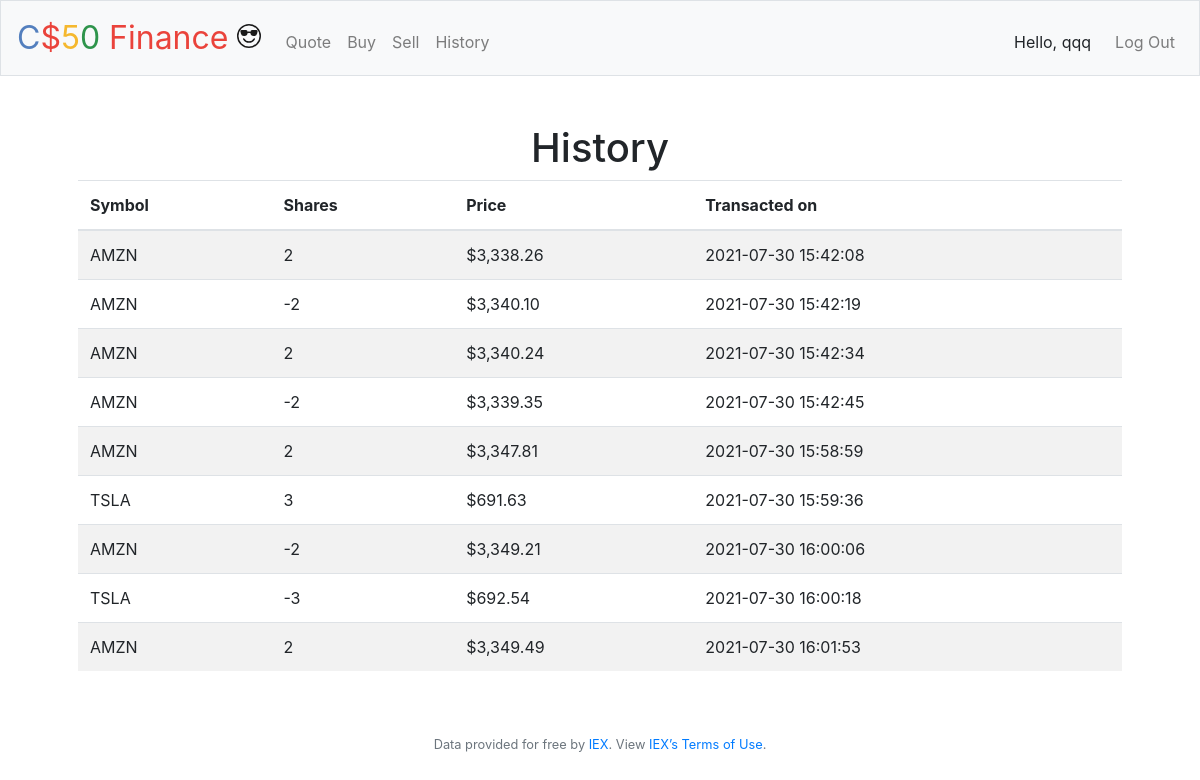
Screenshot of /history (signed in) with the database file from the repository.
### tables this page shows
CREATE TABLE activities (
id INTEGER,
user_id INTEGER NOT NULL,
symbol TEXT NOT NULL,
price NUMERIC NOT NULL,
shares INTEGER NOT NULL,
action TEXT NOT NULL,
cash_before NUMERIC,
cash_after NUMERIC,
date_time TEXT NOT NULL,

PRIMARY KEY (id), FOREIGN KEY(user_id) REFERENCES users(id));

### application.py (the view)
@app.route("/history")
@login_required
def history():
    rows = db.execute("SELECT * FROM activities WHERE user_id = ?", session["user_id"])
    print("\x1b[6;30;42m" + "--------------------------- START HISTORY ---------------------------" + "\x1b[0m")
    print(rows)
    print("\x1b[6;37;41m" + "---------------------------- END HISTORY ----------------------------" + "\x1b[0m")
    return render_template("/history.html", rows=rows)

### application.py (called while the page is built)
@app.after_request
def after_request(response):
    response.headers["Cache-Control"] = "no-cache, no-store, must-revalidate"
    response.headers["Expires"] = 0
    response.headers["Pragma"] = "no-cache"
    return response

### helpers.py (called while the page is built)
def login_required(f):
    @wraps(f)
    def decorated_function(*args, **kwargs):
        if session.get("user_id") is None:
            return redirect("/login")
        return f(*args, **kwargs)
    return decorated_function

def usd(value):
    return f"${value:,.2f}"

### templates/history.html (shortened to what this page needs)
{% extends "layout.html" %}
{% block main %}
    <h1>History</h1>
    <table class="table table-striped text-left">
        <thead>
            <tr>
                <th>Symbol</th>
                <th>Shares</th>
                <th>Price</th>
                <th>Transacted on</th>
            </tr>
        </thead>
        <tbody>
            {% for row in rows %}
            <tr>
                <td>
                    {{row.symbol}}
                </td>
                <td>
                    {{row.shares}}
                </td>
                <td>
                    {{row.price | usd}}
                </td>
                <td>
                    {{row.date_time}}
                </td>
            </tr>
            {% endfor %}
        </tbody>
    </table>
{% endblock %}

### rows the page displays
activities: symbol "AMZN", shares "2", price "$3,338.26", date_time "2021-07-30 15:42:08"
activities: symbol "AMZN", shares "-2", price "$3,340.10", date_time "2021-07-30 15:42:19"
activities: symbol "AMZN", shares "2", price "$3,340.24", date_time "2021-07-30 15:42:34"
activities: symbol "AMZN", shares "-2", price "$3,339.35", date_time "2021-07-30 15:42:45"
activities: symbol "AMZN", shares "2", price "$3,347.81", date_time "2021-07-30 15:58:59"
activities: symbol "TSLA", shares "3", price "$691.63", date_time "2021-07-30 15:59:36"
activities: symbol "AMZN", shares "-2", price "$3,349.21", date_time "2021-07-30 16:00:06"
activities: symbol "TSLA", shares "-3", price "$692.54", date_time "2021-07-30 16:00:18"
activities: symbol "AMZN", shares "2", price "$3,349.49", date_time "2021-07-30 16:01:53"

### other values shown
{{ session["username"] }} "qqq"
